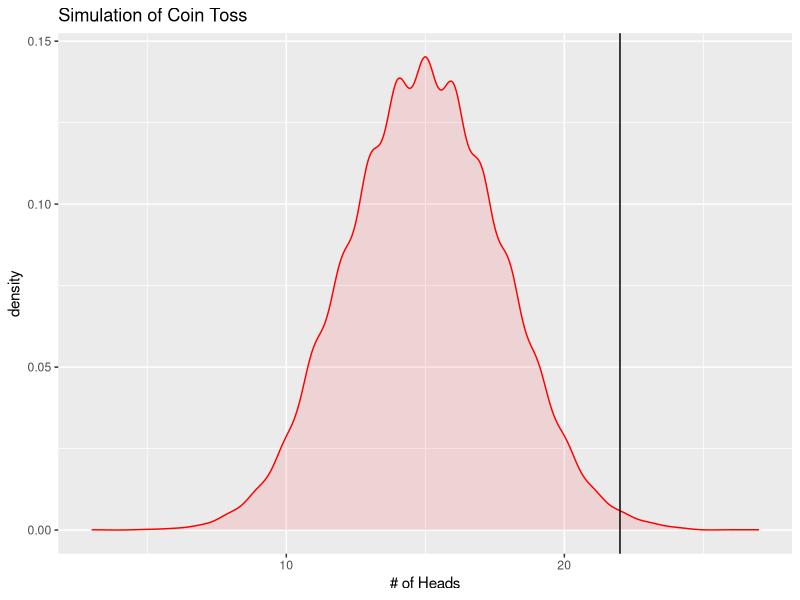
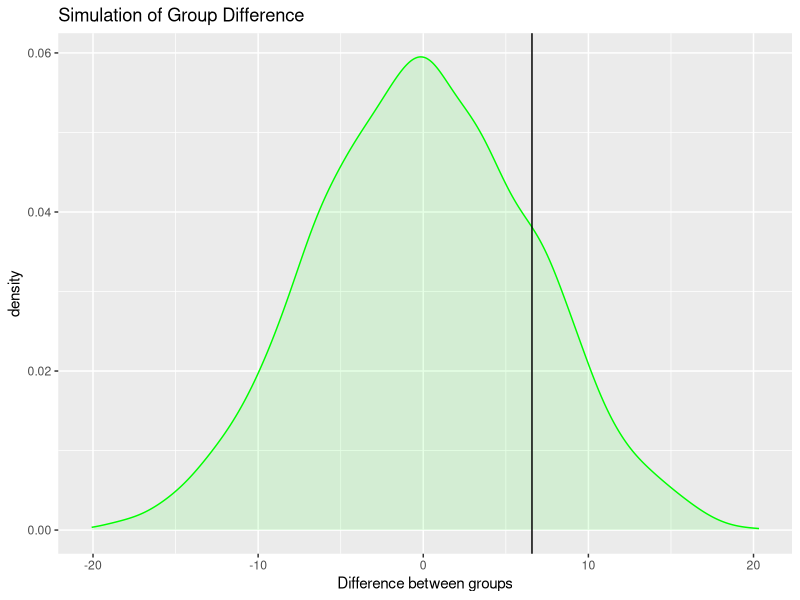
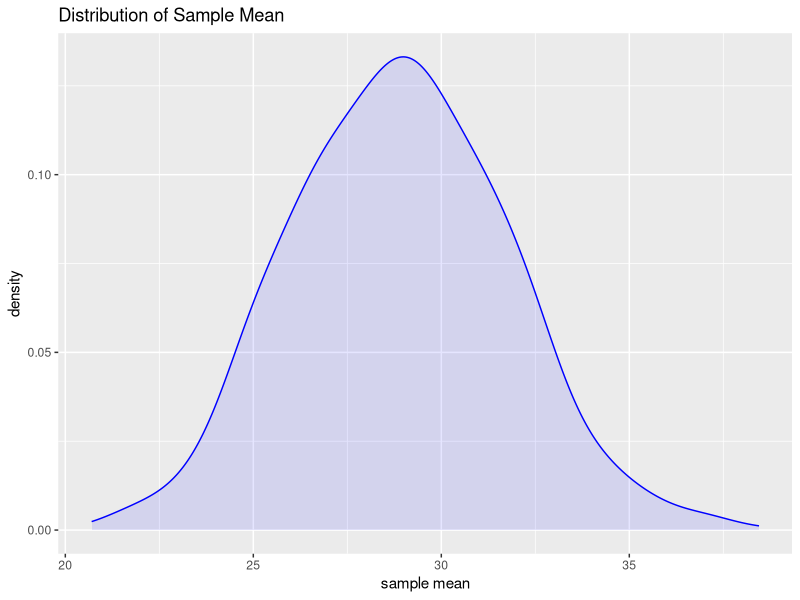

Write the R code that produced these figures, in order.
## ---- chunk 1
knitr::opts_chunk$set(echo = TRUE)
library(ggplot2)
library(magrittr)
#library(plotrix)
library(boot)
set.seed(123)
## ---- chunk 2
# create 8 tails, 22 heads and shuffle them
coin.toss <- c(rep(0, 8), rep(1, 22))[sample(30)] 

OneSample.t.test <- t.test(coin.toss, mu=0.5)
cat("One sample t-test result = ",round(OneSample.t.test$p.value,4))

sim.OneSample.t.test <- replicate(10000, sample(0:1, 30, replace = TRUE)) %>% colSums
cat("\nSimulation result = ",mean(sim.OneSample.t.test >= sum(coin.toss)))
## ---- chunk 3
ggplot() + aes(sim.OneSample.t.test) + geom_density(adjust=1.2, color='red', fill='red', alpha=0.1) + geom_vline(xintercept=sum(coin.toss)) + ggtitle("Simulation of Coin Toss") + xlab("# of Heads")
## ---- chunk 4
group1 <- c(84, 72, 57, 46, 63, 76, 99, 91)
group2 <- c(81, 69, 74, 61, 56, 87, 69, 65, 66, 44, 62, 69)

TwoSample.t.test <- t.test(group1, group2)
cat("Two sample t-test result = ",round(TwoSample.t.test$p.value,4))

sim.TwoSample.t.test <- replicate(10000, {
                          group = c(group1, group2)[sample(length(group1)+length(group2))]; #shuffle
                          mean(head(group, length(group1))) - mean(tail(group, length(group2)))
                        })
cat("\nSimulation result = ",mean(sim.TwoSample.t.test >= (mean(group1) - mean(group2))))
## ---- chunk 5
ggplot() + aes(sim.TwoSample.t.test) + geom_density(adjust=1.2, color='green', fill='green', alpha=0.1) + geom_vline(xintercept=mean(group1) - mean(group2)) + ggtitle("Simulation of Group Difference") + xlab("Difference between groups")
## ---- chunk 6
scores <- c(48, 24, 32, 61, 51, 12, 32, 18, 19, 24, 21, 41, 29, 21, 25, 23, 42, 18, 23, 13)

#cat("Std error of mean = ", std.error(scores))
cat("Std error of mean = ", sd(scores)/sqrt(length(scores)))

boot.samples <- boot(scores, function(x,w) {mean(x[w])}, 1000)$t[,1]
cat("\nStd error of mean (by simulation) = ", sd(boot.samples))
## ---- chunk 7
ggplot() + aes(boot.samples) + geom_density(adjust=1.2, color='blue', fill='blue', alpha=0.1) + ggtitle("Distribution of Sample Mean") + xlab("sample mean")
